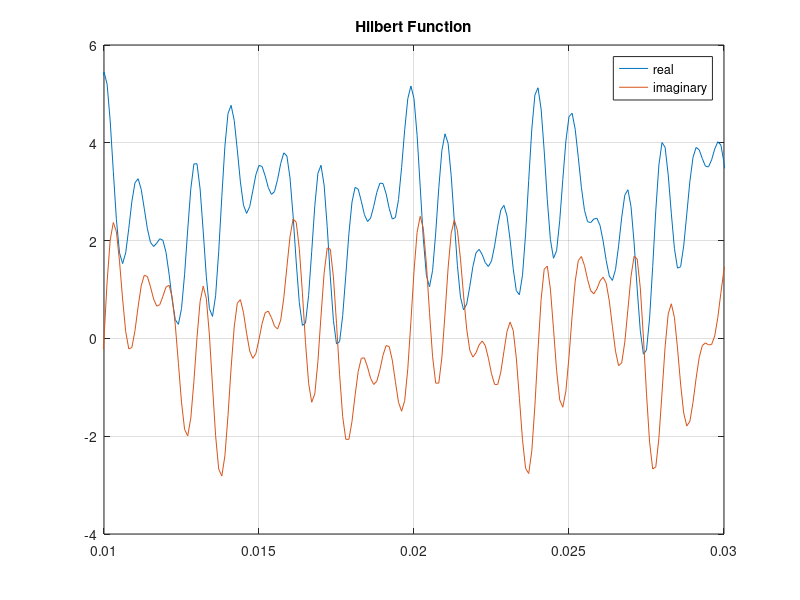

This chart was generated by the following MATLAB code: (Note: this script raises an error after producing the figure.)
%% Computer Assignment ---- Analog Modulation

close all; clear; clc;

%% Implementing Hilber Transform with MATLAB Hilbert Function

fs = 1e4;
t = 0:1/fs:1; 
x = 2.5 + cos(2*pi*203*t) + sin(2*pi*721*t) + cos(2*pi*1001*t);
y = hilbert(x);

figure
plot(t,real(y),t,imag(y))
xlim([0.01 0.03])
grid on
legend('real','imaginary')
title('Hilbert Function')

figure
pwelch([x;y].',256,0,[],fs,'centered')
legend('Original','hilbert')

%% Implementing Hilbert Function (From Scratch)
	
t = 0:0.001:0.5-0.001;
x = sin(2*pi*10*t); %real-valued f = 10 Hz
figure
subplot(2,1,1); plot(t,x);  %plot the original signal
title('x[n] - original signal'); xlabel('n'); ylabel('x[n]');
 
z = analytic_signal(x); %construct analytic signal
subplot(2,1,2); plot(t, real(z), 'k'); hold on; grid on;
plot(t, imag(z), 'r');
title('Components of Analytic signal');
xlabel('n'); ylabel('z_r[n] and z_i[n]');
legend('Real(z[n])','Imag(z[n])');

% Loading message file

[x_message, fs] = audioread('message.wav');
z = analytic_signal(x_message); %construct analytic signal
Ta = 1/fs;
t = linspace(Ta, 6*Ta, numel(x_message)).'; % Total time for simulation
figure
subplot(2,1,1); plot(t,x_message);  %plot the original signal
title('x[n] - message signal'); xlabel('n'); ylabel('x[n]');
subplot(2,1,2); plot(t, real(z), 'k'); hold on; grid on;
plot(t, imag(z), 'r');
title('Components of Analytic signal');
xlabel('n'); ylabel('z_r[n] and z_i[n]');
legend('Real(z[n])','Imag(z[n])');

%% Implementing AM Conventional

Ac = 10; mu = 1; fc = fs; % [Hz]
% x_message = sin(2*pi*10*t);  fs = 1e4;
y = am_conven(x_message, Ac, mu, fc, fs);

Ta = 1/fs;
t = linspace(Ta, 6*Ta, numel(x_message)).'; % Total time for simulation

figure
plot(t, y)
grid on
xlabel('time')
ylabel('output')
title('Conventional AM output in the time domain')

xFft = linspace(0, fs/2, numel(y));
yFft = fft(y);
yFft = fftshift(yFft);
yFft = abs(yFft);

figure
plot(xFft, yFft)
grid on
xlabel('Frequency (Hz)')
ylabel('Magnitude')
title('Fourier Transform of Audiofile')

% Applying Lowpass Filter
y_fil = 2 * y .* cos( 2 * pi* t * fc);
y_out = lowpass(y_fil, fc, fs);

% Error
MSE = norm(y - y_out, 2);

% Modulation Index Effect
mu_par = -4:0.5:4;

for i = 1: length(mu_par)
    y = am_conven(x_message, Ac, mu_par(i), fc, fs);
    y_out = lowpass(y, fc, fs);
    MSE_er(i) = norm( y - y_out, 2);
end

figure
plot(mu_par, MSE_er)
grid on
xlabel('Modulation Index')
ylabel('Mean Square Error')

%% Implementation of DSB 

Ac = 10; fc = 2000; % [Hz]
% x_message = sin(2*pi*10*t);  fs = 1e4;
y = dsb(x_message, Ac, fc, fs);

figure
plot(t, y)
grid on
xlabel('time')
ylabel('output')
title('DSB output in the time domain')

xFft = linspace(100, fs/2, numel(y));
yFft = fft(y);
yFft = fftshift(yFft);
yFft = abs(yFft);

figure
plot(xFft, yFft)
grid on
xlabel('Frequency (Hz)')
ylabel('Magnitude')
title('Fourier Transform of Audiofile')

% Applying Lowpass Filter
y_fil = 2 * Ac * 2 * y .* cos( 2 * pi* t * fc);
y_out = lowpass(y_fil, fc, fs);

% Error
MSE = abs(y - y_out);
l1 = norm( y- y_out);

figure
plot(MSE)
grid on
title('Mean Squre Error DSB');

%% Implementation Upper Single Side-Band

Ac = 10; fc = 2000; % [Hz]
% x_message = sin(2*pi*10*t);  fs = 1e4;
y = up_ssb(x_message, Ac, fc, fs);

figure
plot(t, y)
grid on
xlabel('time')
ylabel('output')
title('DSB output in the time domain')

xFft = linspace(100, fs/2, numel(y));
yFft = fft(y);
yFft = fftshift(yFft);
yFft = abs(yFft);

figure
plot(xFft, yFft)
grid on
xlabel('Frequency (Hz)')
ylabel('Magnitude')
title('Fourier Transform of Audiofile')

% Applying Lowpass Filter
y_fil = 2 * Ac * 2* y .* cos( 2 * pi* t * fc);
y_out = lowpass(y_fil, fc, fs);

% Error
MSE = abs(y - y_out);
l1 = norm( y- y_out);

figure
plot(MSE)
grid on
title('Mean Squre Error Upper SSB');
%% Implementation Lower Single Side-Band

Ac = 10; fc = 2000; % [Hz]
% x_message = sin(2*pi*10*t);  fs = 1e4;
y = low_ssb(x_message, Ac, fc, fs);

figure
plot(t, y)
grid on
xlabel('time')
ylabel('output')
title('DSB output in the time domain')

xFft = linspace(100, fs/2, numel(y));
yFft = fft(y);
yFft = fftshift(yFft);
yFft = abs(yFft);

figure
plot(xFft, yFft)
grid on
xlabel('Frequency (Hz)')
ylabel('Magnitude')
title('Fourier Transform of Audiofile')

% Applying Lowpass Filter
y_fil = 2 * Ac * y .* cos( 2 * pi* t * fc);
y_out = lowpass(y_fil, fc, fs);

% Error
MSE = abs(y - y_out);
l1 = norm( y- y_out);

figure
plot(MSE)
grid on
title('Mean Squre Error Lower SSB');

%% Alising

fc = -fs/2 : fs/2;

for i = 1: length(fc)
    y = low_ssb(x_message, Ac, fc, fs);
    y_fil = 2 * Ac * y .* cos( 2 * pi* t * fc);
    y_out = lowpass(y_fil, fc, fs);
    MSE(i) = norm(y - y_out, 2);
end

figure 
plot(MSE)
grid on
title('MSE for Alising');
%% Function for Computing Analytic Signal

function z = analytic_signal(x)
%x is a real-valued record of length N, where N is even %returns the analytic signal z[n]
x = x(:); %serialize
N = length(x);
X = fft(x,N);
z = ifft([X(1); 2*X(2:N/2); X(N/2+1); zeros(N/2-1,1)],N);
end

%% Function for Computing - Conventional AM

function y = am_conven(x_message, Ac, mu, fc, fs)
% Ac: Amplitude of modulating signal,   % fs: Sampling Frequency
% fc: Carrier Frequency,    % mu: Modulation Index
% x_message: Message Signal % y: Conventioanl AM Output

Ta = 1/fs;
t = linspace(Ta, 6*Ta, numel(x_message)); % Total time for simulation
y = Ac * (1 + (mu * x_message)).' .* cos(2*pi*fc*t); % Equation of Amplitude modulated signa

end

%% DSB Modulation

function y = dsb(x_message, Ac, fc, fs)
% Ac: Amplitude of modulating signal,   % fs: Sampling Frequency
% fc: Carrier Frequency
% x_message: Message Signal % y: Conventioanl AM Output

Ta = 1/fs;
t = linspace(Ta, 6*Ta, numel(x_message)).'; % Total time for simulation
y = Ac * x_message .* cos(2*pi*fc*t); % Equation of Amplitude modulated signa

end

%% Upper Side-Band

function y = up_ssb(x_message, Ac, fc, fs)
% Ac: Amplitude of modulating signal,   % fs: Sampling Frequency
% fc: Carrier Frequency
% x_message: Message Signal % y: Conventioanl AM Output

Ta = 1/fs;
t = linspace(Ta, 6*Ta, numel(x_message)).'; % Total time for simulation
y = 0.5 * Ac * ( (x_message .* cos(2*pi*fc*t))  - (hilbert(x_message) .* sin(2 * pi * fc * t)) ); % Equation of Amplitude modulated signa

end

%% Lower Side-Band

function y = low_ssb(x_message, Ac, fc, fs)
% Ac: Amplitude of modulating signal,   % fs: Sampling Frequency
% fc: Carrier Frequency
% x_message: Message Signal % y: Conventioanl AM Output

Ta = 1/fs;
t = linspace(Ta, 6*Ta, numel(x_message)).'; % Total time for simulation
y = 0.5 * Ac * ( (x_message .* cos(2*pi*fc*t))  + (hilbert(x_message) .* sin(2 * pi * fc * t)) ); % Equation of Amplitude modulated signa

end

%


